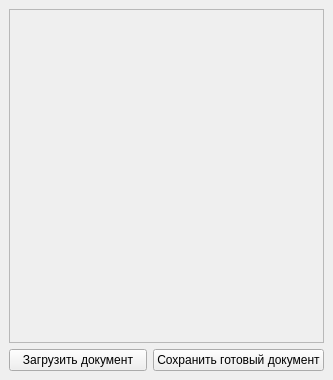
<?xml version="1.0" encoding="UTF-8"?>
<ui version="4.0">
 <class>Window</class>
 <widget class="QMainWindow" name="Window">
  <property name="geometry">
   <rect>
    <x>0</x>
    <y>0</y>
    <width>333</width>
    <height>380</height>
   </rect>
  </property>
  <property name="windowTitle">
   <string>Window</string>
  </property>
  <widget class="QWidget" name="centralwidget">
   <layout class="QGridLayout" name="gridLayout">
    <item row="0" column="0" colspan="2">
     <widget class="QScrollArea" name="scrollArea">
      <property name="widgetResizable">
       <bool>true</bool>
      </property>
      <widget class="QWidget" name="scrollAreaWidgetContents">
       <property name="geometry">
        <rect>
         <x>0</x>
         <y>0</y>
         <width>313</width>
         <height>307</height>
        </rect>
       </property>
      </widget>
     </widget>
    </item>
    <item row="1" column="0">
     <widget class="QPushButton" name="loadButton">
      <property name="text">
       <string>Загрузить документ</string>
      </property>
     </widget>
    </item>
    <item row="1" column="1">
     <widget class="QPushButton" name="saveButton">
      <property name="text">
       <string>Сохранить готовый документ</string>
      </property>
     </widget>
    </item>
   </layout>
  </widget>
  <widget class="QMenuBar" name="menubar">
   <property name="geometry">
    <rect>
     <x>0</x>
     <y>0</y>
     <width>333</width>
     <height>22</height>
    </rect>
   </property>
  </widget>
 </widget>
 <resources/>
 <connections/>
</ui>
